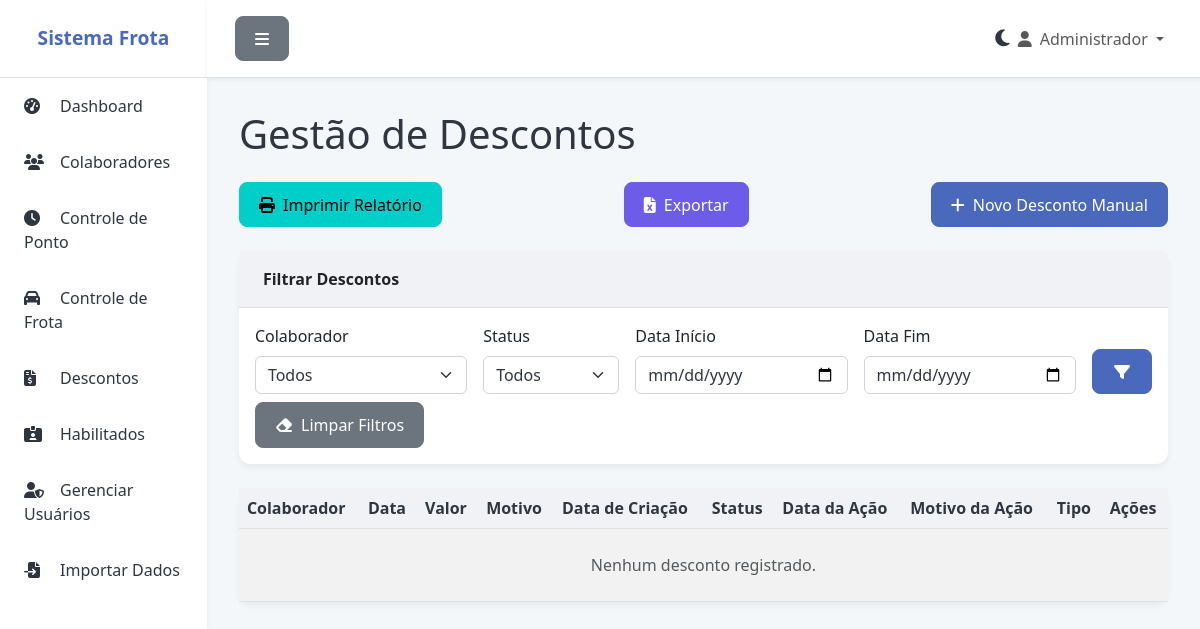
Page /descontos (signed in) on the earlier database version.
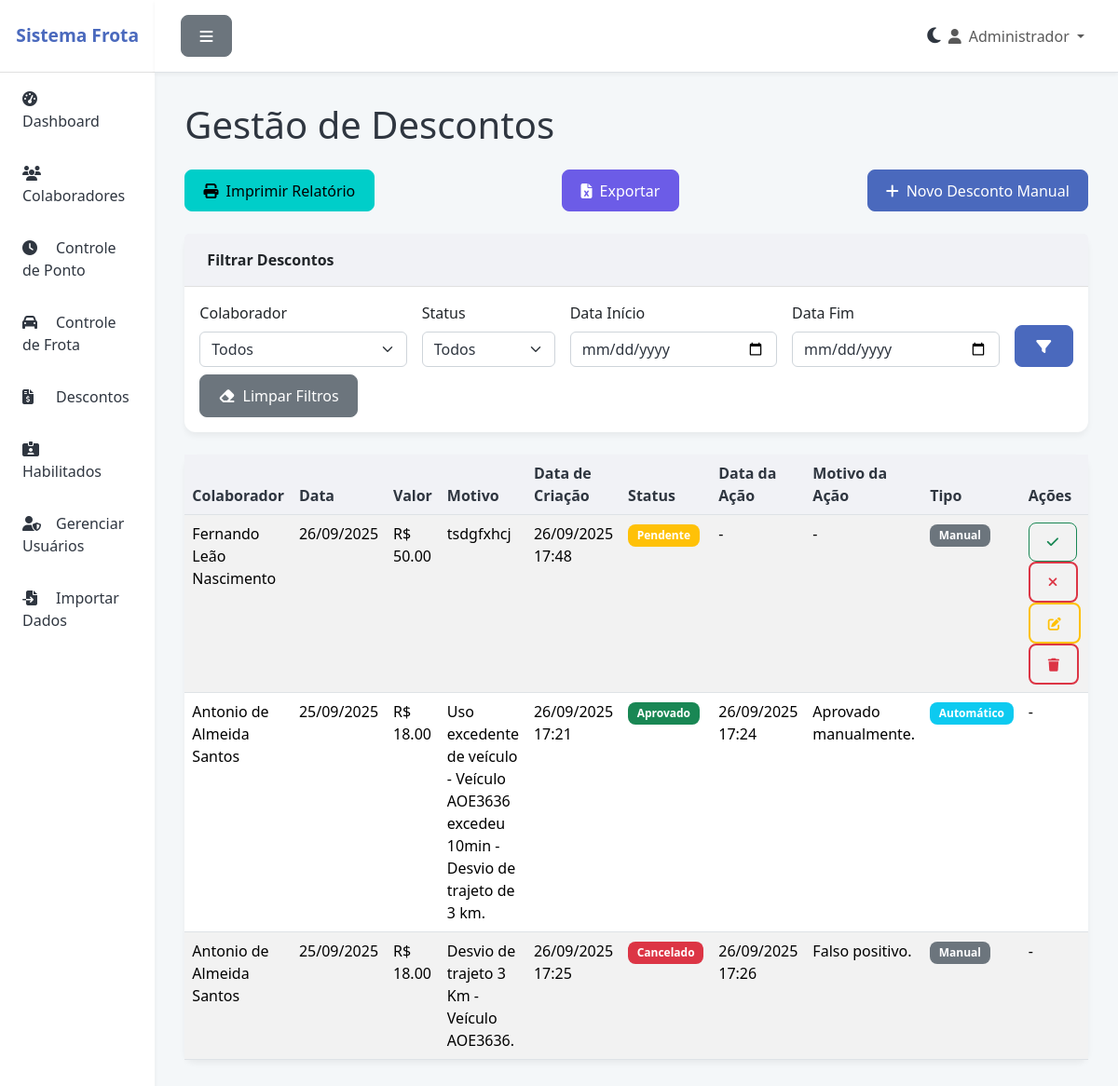
Same page on the later database version.
### app.py (models this page shows)
class Desconto(db.Model):
    id = db.Column(db.Integer, primary_key=True)
    colaborador_id = db.Column(db.Integer, db.ForeignKey('colaborador.id'), nullable=False)
    data = db.Column(db.Date, nullable=False)
    motivo = db.Column(db.Text, nullable=False)
    valor = db.Column(db.Float, nullable=False)
    status = db.Column(db.String(20), default='pendente')  # pendente, aprovado, cancelado
    frota_id = db.Column(db.Integer, db.ForeignKey('frota.id'))
    automatico = db.Column(db.Boolean, default=False)
    criado_em = db.Column(db.DateTime, default=datetime.utcnow)
    data_alteracao_status = db.Column(db.DateTime)
    motivo_alteracao_status = db.Column(db.Text)
    frota = db.relationship('Frota', backref='descontos')

class Colaborador(db.Model):
    id = db.Column(db.Integer, primary_key=True)
    nome = db.Column(db.String(100), nullable=False)
    matricula = db.Column(db.String(50), unique=True, nullable=False)
    cpf = db.Column(db.String(14), unique=True)
    telefone = db.Column(db.String(20))
    email = db.Column(db.String(120))
    veiculo_vinculado = db.Column(db.String(20))
    ativo = db.Column(db.Boolean, default=True)
    vencimento_cnh = db.Column(db.Date)
    ultima_consulta = db.Column(db.Date)
    criado_em = db.Column(db.DateTime, default=datetime.utcnow)
    pontos = db.relationship('Ponto', backref='colaborador', lazy=True, cascade='all, delete-orphan')
    frotas = db.relationship('Frota', backref='motorista_obj', lazy=True)
    descontos = db.relationship('Desconto', backref='colaborador', lazy=True)

### app.py (the view)
@app.route('/descontos', methods=['GET'])
@login_required
def descontos():
    query = Desconto.query.order_by(Desconto.data.desc())
    colaboradores = Colaborador.query.all()
    colaborador_id = request.args.get('colaborador_id')
    status = request.args.get('status')
    data_inicio = request.args.get('data_inicio')
    data_fim = request.args.get('data_fim')
    if colaborador_id and colaborador_id != 'all':
        query = query.filter_by(colaborador_id=int(colaborador_id))
    if status and status != 'all':
        query = query.filter_by(status=status)
    if data_inicio:
        query = query.filter(Desconto.data >= datetime.strptime(data_inicio, '%Y-%m-%d').date())
    if data_fim:
        query = query.filter(Desconto.data <= datetime.strptime(data_fim, '%Y-%m-%d').date())
    descontos = query.all()
    return render_template('descontos.html', descontos=descontos, colaboradores=colaboradores,
                           selected_colaborador_id=colaborador_id, selected_status=status,
                           selected_data_inicio=data_inicio, selected_data_fim=data_fim)

### app.py (called while the page is built, shortened)
@login_manager.user_loader
def load_user(user_id):
    return Usuario.query.get(int(user_id))

@app.before_request
def create_tables():
    db.create_all()

### templates/descontos.html (shortened to what the changed rows need)
{% extends "base.html" %}
{% block content %}
<h1 class="fw-light mb-4">Gestão de Descontos</h1>
<div class="card">
    <div class="card-body p-0">
        <div class="table-responsive">
            <table class="table table-striped table-hover mb-0">
                <thead class="bg-light">
                    <tr>
                        <th scope="col">Colaborador</th>
                        <th scope="col">Data</th>
                        <th scope="col">Valor</th>
                        <th scope="col">Motivo</th>
                        <th scope="col">Data de Criação</th>
                        <th scope="col">Status</th>
                        <th scope="col">Data da Ação</th>
                        <th scope="col">Motivo da Ação</th>
                        <th scope="col">Tipo</th>
                        <th scope="col">Ações</th>
                    </tr>
                </thead>
                <tbody>
                    {% for desconto in descontos %}
                    <tr>
                        <td>{{ desconto.colaborador.nome }}</td>
                        <td>{{ desconto.data.strftime('%d/%m/%Y') }}</td>
                        <td>R$ {{ "%.2f"|format(desconto.valor) }}</td>
                        <td>{{ desconto.motivo }}</td>
                        <td>{{ desconto.criado_em.strftime('%d/%m/%Y %H:%M') if desconto.criado_em else '-' }}</td>
                        <td>
                            {% if desconto.status == 'pendente' %}
                                <span class="badge bg-warning">Pendente</span>
                            {% elif desconto.status == 'aprovado' %}
                                <span class="badge bg-success">Aprovado</span>
                            {% else %}
                                <span class="badge bg-danger">Cancelado</span>
                            {% endif %}
                        </td>
                         <td>{{ desconto.data_alteracao_status.strftime('%d/%m/%Y %H:%M') if desconto.data_alteracao_status else '-' }}</td>
                        <td>{{ desconto.motivo_alteracao_status if desconto.motivo_alteracao_status else '-' }}</td>
                        <td>
                            {% if desconto.automatico %}
                                <span class="badge bg-info">Automático</span>
                            {% else %}
                                <span class="badge bg-secondary">Manual</span>
                            {% endif %}
                        </td>
                        <td>
                            {% if desconto.status == 'pendente' %}
                            <a href="{{ url_for('aprovar_desconto', id=desconto.id) }}" class="btn btn-sm btn-outline-success" title="Aprovar"><i class="fas fa-check"></i></a>
                            <button class="btn btn-sm btn-outline-danger" title="Cancelar" onclick="cancelarDesconto({{ desconto.id }})"><i class="fas fa-times"></i></button>
                            {% endif %}
                            {% if desconto.status != 'aprovado' and desconto.status != 'cancelado' %}
                            <a href="{{ url_for('editar_desconto', id=desconto.id) }}" class="btn btn-sm btn-outline-warning" title="Editar"><i class="fas fa-edit"></i></a>
                            <a href="{{ url_for('excluir_desconto', id=desconto.id) }}" class="btn btn-sm btn-outline-danger" title="Excluir" onclick="return confirm('Tem certeza que deseja excluir este registro?')"><i class="fas fa-trash"></i></a>
                            {% else %}
                            -
                            {% endif %}
                        </td>
                    </tr>
                    {% else %}
                    <tr>
                        <td colspan="10" class="text-center text-muted py-4">Nenhum desconto registrado.</td>
                    </tr>
                    {% endfor %}
                </tbody>
            </table>
        </div>
    </div>
</div>
{% endblock %}

Differences in the rows shown:
added Desconto: colaborador.nome "Fernando Leão Nascimento", data "26/09/2025", valor "50.00", motivo "tsdgfxhcj", criado_em "26/09/2025 17:48", status "Pendente", data_alteracao_status "-", motivo_alteracao_status "-", automatico "Manual"
added Desconto: colaborador.nome "Antonio de Almeida Santos", data "25/09/2025", valor "18.00", motivo "Uso excedente de veículo - Veículo AOE3636 excedeu 10min - Desvio de trajeto de 3 km.", criado_em "26/09/2025 17:21", status "Aprovado", data_alteracao_status "26/09/2025 17:24", motivo_alteracao_status "Aprovado manualmente.", automatico "Automático"
added Desconto: colaborador.nome "Antonio de Almeida Santos", data "25/09/2025", valor "18.00", motivo "Desvio de trajeto 3 Km - Veículo AOE3636.", criado_em "26/09/2025 17:25", status "Cancelado", data_alteracao_status "26/09/2025 17:26", motivo_alteracao_status "Falso positivo.", automatico "Manual"
Other differences:
text no longer shown: "Nenhum desconto registrado."
